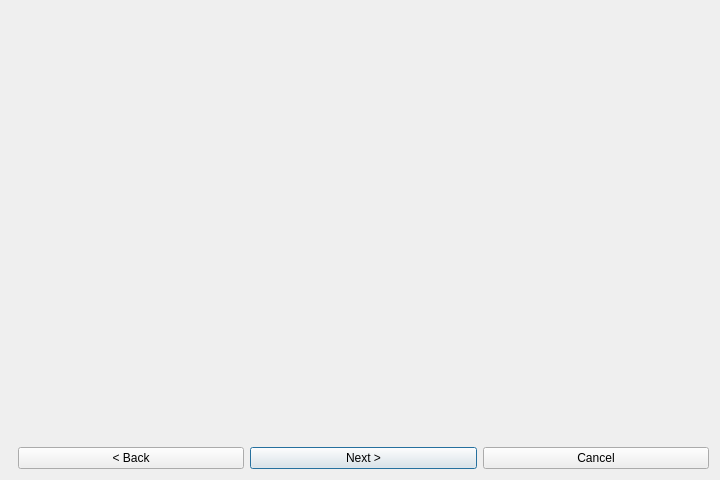
<?xml version="1.0" encoding="UTF-8"?>
<ui version="4.0">
 <class>ImportLegacyCatalogWizard</class>
 <widget class="QDialog" name="ImportLegacyCatalogWizard">
  <property name="geometry">
   <rect>
    <x>0</x>
    <y>0</y>
    <width>720</width>
    <height>480</height>
   </rect>
  </property>
  <property name="windowTitle">
   <string>Import Legacy Catalog</string>
  </property>
  <layout class="QVBoxLayout" name="main_layout">
   <item>
    <widget class="QStackedWidget" name="page_stack"/>
   </item>
   <item>
    <layout class="QHBoxLayout" name="button_layout">
     <item>
      <spacer name="button_spacer">
       <property name="orientation">
        <enum>Qt::Orientation::Horizontal</enum>
       </property>
      </spacer>
     </item>
     <item>
      <widget class="QPushButton" name="back_button">
       <property name="text">
        <string>&lt; Back</string>
       </property>
      </widget>
     </item>
     <item>
      <widget class="QPushButton" name="next_button">
       <property name="text">
        <string>Next &gt;</string>
       </property>
       <property name="default">
        <bool>true</bool>
       </property>
      </widget>
     </item>
     <item>
      <widget class="QPushButton" name="cancel_button">
       <property name="text">
        <string>Cancel</string>
       </property>
      </widget>
     </item>
    </layout>
   </item>
  </layout>
 </widget>
 <resources/>
 <connections/>
</ui>
